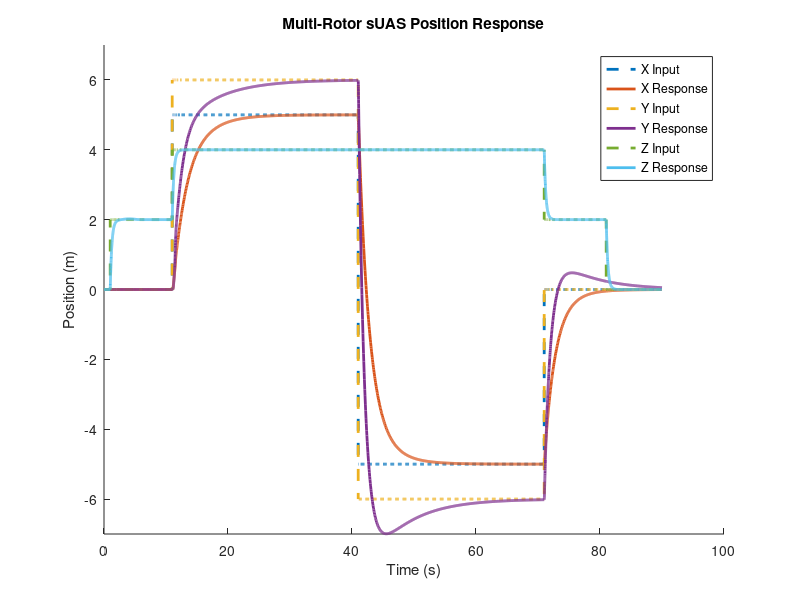

Reproduce this figure in MATLAB.
%% Plots the postion response data saved in position_responses.mat
clear all
clc

load('position_responses.mat')
x = positions.signals.values(:, 1);
y = positions.signals.values(:, 2);
z = positions.signals.values(:, 3);
x_ref = positions.signals.values(:, 4);
y_ref = positions.signals.values(:, 5);
z_ref = positions.signals.values(:, 6);
t = positions.time;

figure(1);
set(gcf,'color','w');
hold on

plot(t, x_ref, '--', 'LineWidth', 2)
plot(t, x, '-', 'LineWidth', 2)
plot(t, y_ref, '--', 'LineWidth', 2)
plot(t, y, '-', 'LineWidth', 2)
plot(t, z_ref, '--', 'LineWidth', 2)
plot(t, z, '-', 'LineWidth', 2)

ylim([-7, 7])
xlabel('Time (s)')
ylabel('Position (m)')
legend('X Input', 'X Response', 'Y Input', 'Y Response', 'Z Input', 'Z Response')
title('Multi-Rotor sUAS Position Response')